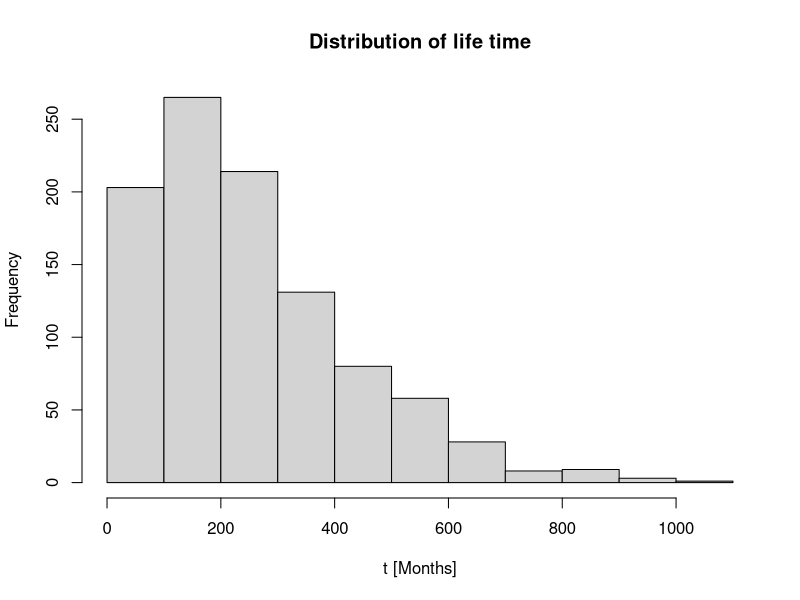
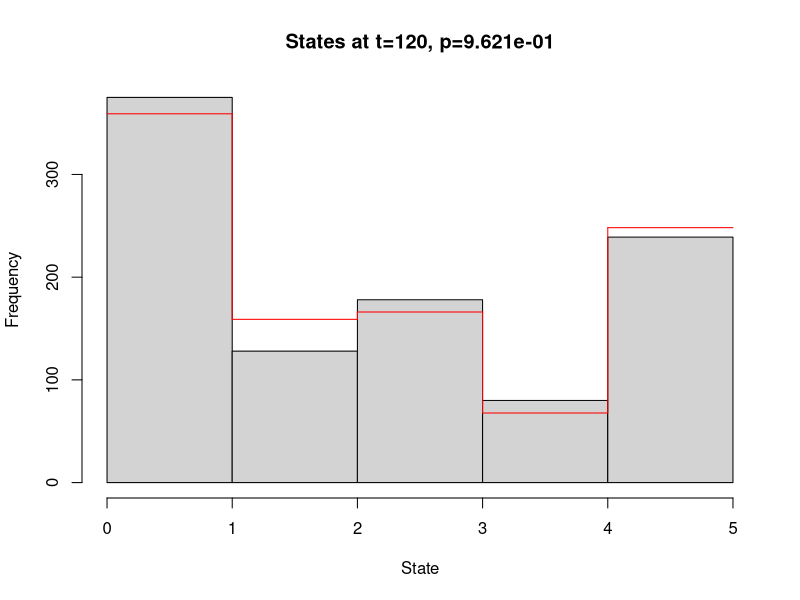
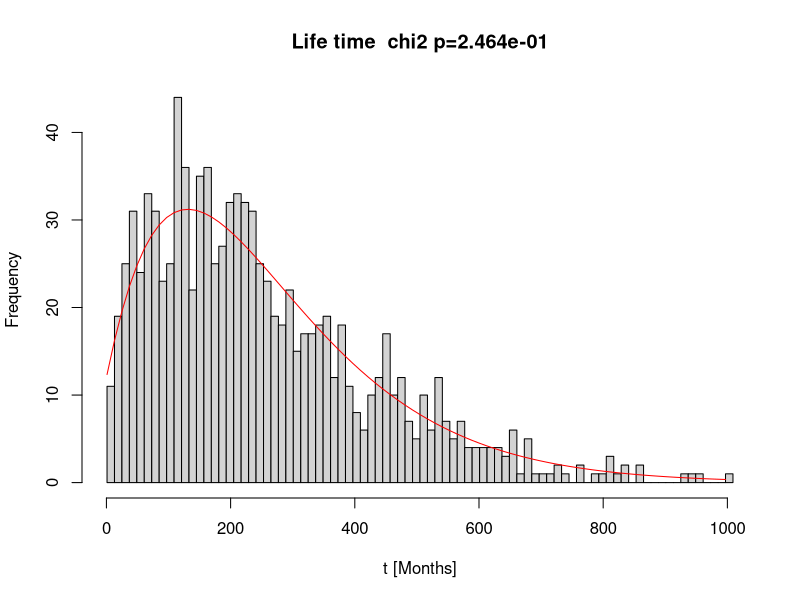
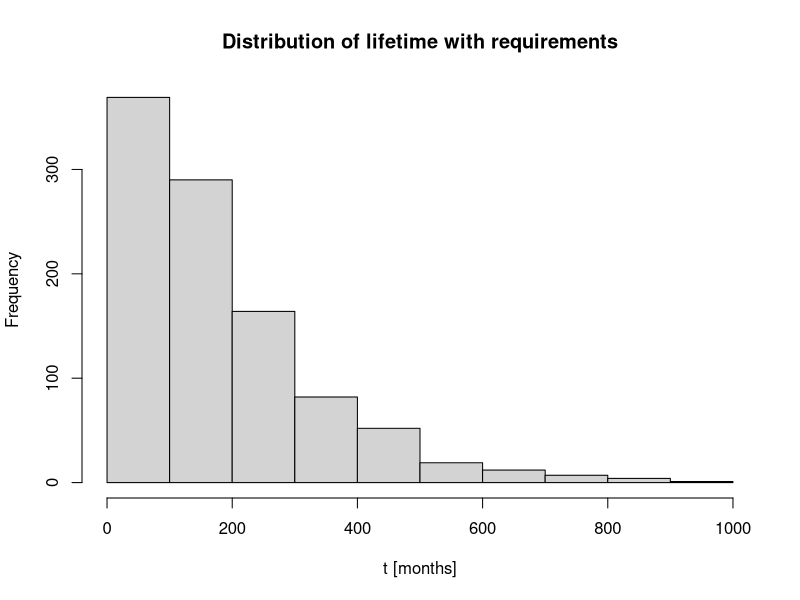

These figures' R source, in order:
library(expm)

# Task 1 ----------------------------------------------------------------
rm(list=ls())
#Define our P matrix
P = matrix(
  c(0.9915,0.005,0.0025,0     ,0.001,
    0     ,0.986,0.005 ,0.004 ,0.005,
    0     ,0    ,0.992 ,0.003 ,0.005,
    0     ,0    ,0     ,0.991 ,0.009,
    0     ,0    ,0     ,0     ,1    ),
  nrow = 5,
  ncol = 5)
P <- t(P)

N.women = 1000

#create a function that can simulate the women with cancer
simulate.cancer <- function(N.woman=1000, t.max=Inf){
  '
  Simulates the evolution of woman who previously had breast cancer

  Args:
    N.woman : the number of woman to simulate
    t.max : the maximum number of time steps to take. If not specified we will continue until death
    P : Probability matrix, for moving between the states

  Returns:
    states : the time spent in each state for each woman
  '
  #Initialize all woman in state 1
  woman = rep(1,N.woman)
  #Define matrix for saving how long each woman spent in each state
  states = matrix(0, ncol = 5, nrow = N.woman)


  for (i in 1:N.woman){
    #Simulate each woman while either they are still alive, or until the maximum time step t.max, if specified
    t = 0
    while (!(woman[i]>4 || t>t.max)){
      #Update the time spent in the current state
      states[i,woman[i]] = states[i,woman[i]] + 1
      #Get the new state of the i'th woman
      woman[i]=sample(x = c(1:5), size =1, replace =TRUE, prob = P[woman[i],])
      #Update the time step
      t = t + 1
    }
  }
  return(list("states" = states, "woman" = woman))
}

#Run the simulation
simulation1 = simulate.cancer(N.women)

#Number of cases with distant cancer, is all the woman that havn't been in state 2
N.distant = sum(simulation1$states[,2]==0)
#Number of cases with local cancer, is all the woman that haven been in state 2
N.locally = sum(simulation1$states[,2]!=0)

#Calculate the ratio of woman that get the cancer again locally
ratio.locally = N.locally/N.women
sprintf("Proportion of woman for whom the cancer reappers locally is %s",(ratio.locally))

#The life time of each woman can be calculated as the sum of time spent in each state
life.time = rowSums(simulation1$states)

#plot the life time distribution
hist(life.time, main = 'Distribution of life time', xlab = 't [Months]')

# Task 2 ----------------------------------------------------------------
#run the simulator up to t=120
simulation.t120 = simulate.cancer(N.women, t.max = 120)

#Plot the distribution of the states for the different women at t=120, and save the observed densities
observed = hist(simulation.t120$woman, breaks = c(0:5), main='', xlab = 'State')$count


#Calculate the expected distribution
p0 = c(1,0,0,0,0)
expected = p0 %*% (P%^%120)*N.women
#Add the expected distribution to the plot
lines(c(0:4), expected, type="s", col="red")
lines(c(4:5), c(tail(expected[1,],1),tail(expected[1,],1)), col="red")


#Create a function to perform a chi2 test
chi2.test.samples = function(observed, expected){
  'Performs a chi2 test, given a list of observed and expected values'
  n = length(observed)
  t=0
  for (i in 1:n){
    t=t+((observed[i]-expected[i])^2)/expected[i]
  }
  pvalue = pchisq(t,df=n-1)
  return(pvalue)
}

#Perform a chi2 test to compare the emperical distribution to the theoretical
p = chi2.test.samples(observed, expected)
title(sprintf("States at t=120, p=%0.3e",p))
sprintf("P-value for chi2 test between the emperical and expected distribution of states at t=120 is  p=%s",p)



# Task 3 ------------------------------------------------------------------

pt = function(t){
  'Calculate the probability distribution P(T=t) of living t months'
  #Define pi, the initial distribution of states at t=0
  pi = c(1,0,0,0)
  #p0 is the probability of dying at state 1,2,3,4
  p0 = P[1:4,5]
  #Ps is the first 4 rows and columns of P
  Ps = P[1:4,1:4]
  #Create a vector for storing the values
  p = vector()

  #The matrix power operator doesn't support non-scalar input, so we have to calculate the probabilities one by one
  for (i in 1:length(t)){
    p[i] = pi %*% (Ps%^%t[i]) %*% p0
  }
  return(p)
}

#Plot the emperical distribution of life time again, here binned by every year
bins = seq(1,max(life.time)+12,12)
observed = hist(life.time, main = '', xlab = 't [Months]', breaks = bins)$count

#Calculate the expected life time distribution
expected = pt(bins[1:length(bins)-1])* 12 * N.women

#Add the expected distribution as a line on our plot
lines(bins[1:length(bins)-1],expected, col="red")

#Perform a chi2 test to compare the emperical distribution to the theoretical
p = chi2.test.samples(observed, expected)

#Update the title of the histogram with the p-value
title(sprintf('Life time  chi2 p=%0.3e',p))
sprintf("P-value for chi2 test between the emperical and expected distribution of life time is  p=%s",p)



# Task 4 ------------------------------------------------------------------

t.max = Inf

#Initialize all woman in state 1
woman = rep(1,N.women)
#Define matrix for saving how long each woman spent in each state
states = matrix(0, ncol = 5, nrow = N.women)

i = 1
while (i <=1000){
  t = 0
  accept = FALSE
  #Simulate each woman while either they are still alive, or until the maximum time step t.max, if specified
  while (!(woman[i]>4 || t>t.max)){
    #Update the time spent in the current state
    states[i,woman[i]] = states[i,woman[i]] + 1
    #Get the new state of the i'th woman
    woman[i]=sample(x = c(1:5), size =1, replace =TRUE, prob = P[woman[i],])
    #Update the time step
    t = t + 1
    if (states[i,1]>12){
      woman[i]=1
      states[i,]=c(0,0,0,0,0)
    }
  }
  #Only accept the woman if she spent less than 12 months in state 1, and lived more than 12 months
  if (states[i,1]<12 && sum(states[i,])>12){
    i = i +1
  } else {
    woman[i]=1
    states[i,]=c(0,0,0,0,0)
  }
}

## Lifetime calculate mean and var
mean(rowSums(states))
var(rowSums(states))
max(rowSums(states))
min(rowSums(states))
sd(rowSums(states))
hist(rowSums(states), xlab='t [months]', main='Distribution of lifetime with requirements')

# Task 5 ------------------------------------------------------------------

#Create variables for saving the fraction and the control variable
fraction = vector()
control = vector()

n = 100

#Run the simulation 100 times
for (i in 1:n){
  #Run a simulation of 200 women until they die
  Sim = simulate.cancer(200,Inf)
  #Record the fraction of women living more than 350 months
  fraction[i] = sum(rowSums(Sim$states)<=350)/200
  #Record the control variable, which is just the mean lifetime
  control[i] = mean(rowSums(Sim$states))
}

#Redefine the variables
X = fraction
Y = control

#calculate mean of the fraction using without the control variable
X_fractionbar = mean(X)
Conf_fraction1 = mean(X) - qt(0.975, df =n-1) * sd(X) / sqrt(n)
Conf_fraction2 = mean(X) + qt(0.975, df =n-1) * sd(X) / sqrt(n)
c(X_fractionbar,Conf_fraction1,Conf_fraction2)



#Define pi, the initial distribution of states at t=0
pi = c(1,0,0,0)
#Ps is the first 4 rows and columns of P
Ps = P[1:4,1:4]
# vector of ones with appropiate dimensions
ones = c(1,1,1,1)
# II is the identity matrix
II = diag(4)
#Calculate the expectation value of the control variable
E = c(pi%*%solve(II-Ps)%*%ones)
#Find the c constant
cs = -cov(fraction,control)/var(control)
#Calculate our estimator of the fraction, using the control variable
Z = fraction + cs*(control-E)
#Find the mean
X_controlbar=mean(Z)

#Calculate the fraction with confidence interval using the control variable method
Conf_control1 = mean(Z) - qt(0.975, df =n-1) * sd(Z) / sqrt(n)
Conf_control2 = mean(Z) + qt(0.975, df =n-1) * sd(Z) / sqrt(n)
c(X_controlbar,Conf_control1,Conf_control2)


#Compare the two variance calculations
var(X)
var(Z)

#print the reduction in variance using the control variable method
reduction = var(X)/var(Z)
print(reduction)
